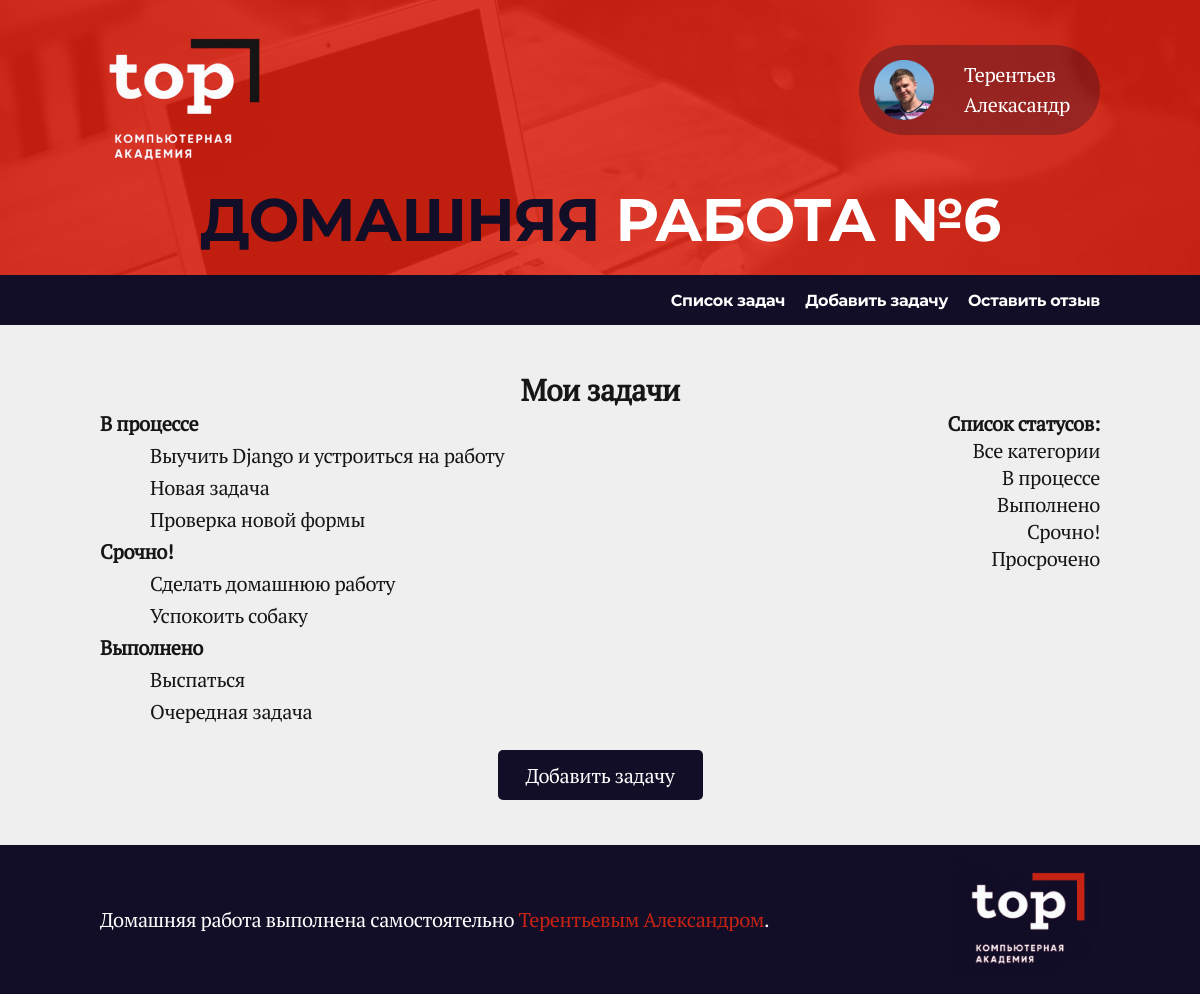
The page / on the database its author committed.
### core/models.py (models this page shows, shortened)
class TaskStatus(models.Model):
    status = models.CharField(max_length=128, verbose_name='Статус задачи')
    class Meta:
        verbose_name = 'Статус задачи'
        verbose_name_plural = 'Статусы задач'

class Task(models.Model):
    status = models.ForeignKey(TaskStatus,
                               blank=True,
                               null=True,
                               on_delete=models.SET_NULL,
                               related_name='tasks_status',
                               verbose_name='Статус задачи')
    task = models.CharField(max_length=1024, verbose_name='Задача')
    created_at = models.DateTimeField(auto_now_add=True)
    updated_at = models.DateTimeField(auto_now=True)
    class Meta:
        verbose_name = 'Задача'
        verbose_name_plural = 'Задачи'

### core/views.py (the view)
# urls.py: path('', main, name='tasks'),
def main(request):
    all_tasks = Task.objects.all()
    all_status = TaskStatus.objects.all()
    status_tasks_dict = {}
    active_status_obj = None
    active_status_id = request.GET.get('status')
    if active_status_id:
        active_status_obj = TaskStatus.objects.get(id=active_status_id)
        all_tasks = active_status_obj.tasks_status.all()
    for task in all_tasks:
        status_tasks_dict.setdefault(task.status, []).append(task)
    return render(request, 'task_list.html',
                  {
                      'status_task_dict': status_tasks_dict,
                      'active_status': active_status_obj,
                      'all_statuses': all_status
                  })

### templates/task_list.html
{% extends 'index.html' %}
{% block content %}
<div class="main_container">
    <div class="main_container__inner">
        <h2>Мои задачи</h2>
        <div class="main_container_item">
            <div class="task_list">
                {% if status_task_dict %}
                    {% for status, task_list in status_task_dict.items %}
                        <h4>{{status.status}}</h4>
                        {% for task in task_list %}
                            <p class="task_text"><a href="{% url 'task_detail' task.id %}">{{task.task}}</a></p>
                        {% endfor %}
                    {% endfor %}
                {% else %}
                    <p class="task_text">На текущий момент задач нет!</p>
                {% endif %}
            </div>
            <aside>
                <div class="status_list">
                    <div class="status_list__inner">
                        <h4>Список статусов:</h4>
                        <a href="{% url 'tasks' %}">Все категории</a><br>
                        {% if all_statuses %}
                            {% for status in all_statuses %}
                                {% if status.id == active_status.id %}
                                    <b><a href="?status={{ status.id }}">{{ status.status }}</a></b><br>
                                {% else %}
                                    <a href="?status={{ status.id }}">{{ status.status }}</a><br>
                                {% endif %}
                            {% endfor %}
                        {% else %}
                            <p>На текущий момент статусов задач нет!</p>
                        {% endif %}
                    </div>
                </div>
            </aside>
        </div>
        <div class="add_task_container">
                <a href="{% url 'add_task' %}" class="task_btn">Добавить задачу</a>
        </div>
    </div>
</div>
{% endblock content %}

### static/css/index.css (style rules this page uses)
:root { --bg_transparent: #00000000; --content_width: 1000px; --light_text: white; --dark_text: #161616; --dark_blue: #130e27; --font_header_title: "Montserrat Bold"; --font_text: "PTSerif Regular"; --red: #c62314; --bg_main_color: #efefef; }
* { margin: 0; padding: 0; box-sizing: border-box; font-family: var(--font_text); color: var(--dark_text); letter-spacing: -0.02em; }
html, body { height: 100% }
body { display: flex; flex-direction: column; width: 1200px; margin: 0 auto; }
a { text-decoration: None; }
.main_container { padding-top: 45px; padding-bottom: 45px; }
.main_container h2 { text-align: center; }
.main_container__inner { width: var(--content_width); margin: 0 auto; gap: 10px; font-size: 20px; }
.main_container_item { display: flex; flex-direction: row; justify-content: space-between; }
.task_text { margin: 5px 50px; }
.add_task_container { display: flex; margin-top: 20px; justify-content: center; }
.task_btn { display: flex; justify-content: center; align-items: center; min-width: 205px; min-height: 50px; background-color: var(--dark_blue); color: var(--light_text); border: none; border-radius: 5px; font-size: 20px; text-decoration: none; }
.status_list { text-align: right; }

### rows shown on the page
TaskStatus: status "В процессе"
Task: task "Выучить Django и устроиться на работу"
Task: task "Новая задача"
Task: task "Проверка новой формы"
TaskStatus: status "Срочно!"
Task: task "Сделать домашнюю работу"
Task: task "Успокоить собаку"
TaskStatus: status "Выполнено"
Task: task "Выспаться"
Task: task "Очередная задача"
TaskStatus: status "Просрочено"
